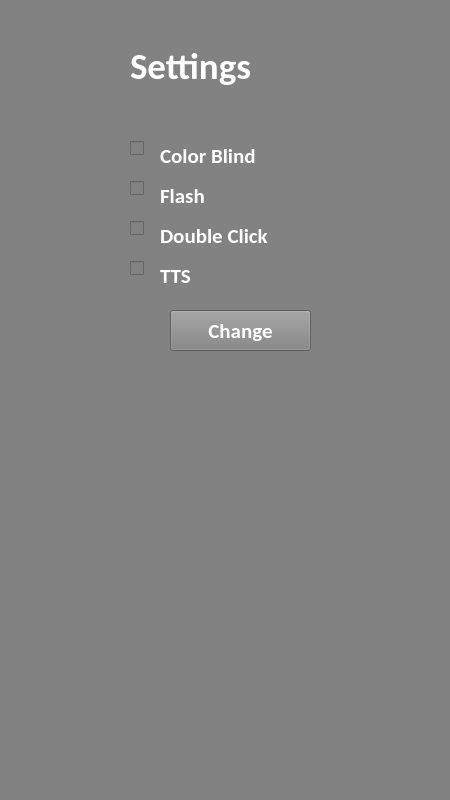
<?xml version="1.0" encoding="UTF-8"?>
<ui version="4.0">
 <class>MainWindow</class>
 <widget class="QMainWindow" name="MainWindow">
  <property name="geometry">
   <rect>
    <x>0</x>
    <y>0</y>
    <width>450</width>
    <height>800</height>
   </rect>
  </property>
  <property name="windowTitle">
   <string>MainWindow</string>
  </property>
  <property name="styleSheet">
   <string notr="true">background-color: rgb(130, 130, 130);;</string>
  </property>
  <widget class="QWidget" name="centralwidget">
   <widget class="QCheckBox" name="cbBox">
    <property name="geometry">
     <rect>
      <x>130</x>
      <y>140</y>
      <width>70</width>
      <height>17</height>
     </rect>
    </property>
    <property name="styleSheet">
     <string notr="true">color: white;
color: rgb(255, 255, 255);</string>
    </property>
    <property name="text">
     <string> </string>
    </property>
   </widget>
   <widget class="QCheckBox" name="flashBox">
    <property name="geometry">
     <rect>
      <x>130</x>
      <y>180</y>
      <width>70</width>
      <height>17</height>
     </rect>
    </property>
    <property name="styleSheet">
     <string>color: white;</string>
    </property>
    <property name="text">
     <string/>
    </property>
   </widget>
   <widget class="QCheckBox" name="doubleBox">
    <property name="geometry">
     <rect>
      <x>130</x>
      <y>220</y>
      <width>81</width>
      <height>17</height>
     </rect>
    </property>
    <property name="styleSheet">
     <string>color: white;</string>
    </property>
    <property name="text">
     <string/>
    </property>
   </widget>
   <widget class="QCheckBox" name="ttsBox">
    <property name="geometry">
     <rect>
      <x>130</x>
      <y>260</y>
      <width>221</width>
      <height>17</height>
     </rect>
    </property>
    <property name="styleSheet">
     <string>color: white;</string>
    </property>
    <property name="text">
     <string/>
    </property>
   </widget>
   <widget class="QPushButton" name="pushButton">
    <property name="geometry">
     <rect>
      <x>170</x>
      <y>310</y>
      <width>141</width>
      <height>41</height>
     </rect>
    </property>
    <property name="font">
     <font>
      <family>Calibri</family>
      <pointsize>16</pointsize>
      <bold>true</bold>
     </font>
    </property>
    <property name="styleSheet">
     <string notr="true">color: white;</string>
    </property>
    <property name="text">
     <string>Change</string>
    </property>
   </widget>
   <widget class="QLabel" name="labelOne">
    <property name="geometry">
     <rect>
      <x>160</x>
      <y>130</y>
      <width>221</width>
      <height>51</height>
     </rect>
    </property>
    <property name="font">
     <font>
      <family>Calibri</family>
      <pointsize>16</pointsize>
      <bold>true</bold>
     </font>
    </property>
    <property name="styleSheet">
     <string>color: white;</string>
    </property>
    <property name="text">
     <string>Color Blind</string>
    </property>
   </widget>
   <widget class="QLabel" name="labelTwo">
    <property name="geometry">
     <rect>
      <x>160</x>
      <y>170</y>
      <width>221</width>
      <height>51</height>
     </rect>
    </property>
    <property name="font">
     <font>
      <family>Calibri</family>
      <pointsize>16</pointsize>
      <bold>true</bold>
     </font>
    </property>
    <property name="styleSheet">
     <string>color: white;</string>
    </property>
    <property name="text">
     <string>Flash</string>
    </property>
   </widget>
   <widget class="QLabel" name="labelThree">
    <property name="geometry">
     <rect>
      <x>160</x>
      <y>210</y>
      <width>221</width>
      <height>51</height>
     </rect>
    </property>
    <property name="font">
     <font>
      <family>Calibri</family>
      <pointsize>16</pointsize>
      <bold>true</bold>
     </font>
    </property>
    <property name="styleSheet">
     <string>color: white;</string>
    </property>
    <property name="text">
     <string>Double Click</string>
    </property>
   </widget>
   <widget class="QLabel" name="labelFour">
    <property name="geometry">
     <rect>
      <x>160</x>
      <y>250</y>
      <width>221</width>
      <height>51</height>
     </rect>
    </property>
    <property name="font">
     <font>
      <family>Calibri</family>
      <pointsize>16</pointsize>
      <bold>true</bold>
     </font>
    </property>
    <property name="styleSheet">
     <string>color: white;</string>
    </property>
    <property name="text">
     <string>TTS</string>
    </property>
   </widget>
   <widget class="QLabel" name="settingsLabel">
    <property name="geometry">
     <rect>
      <x>130</x>
      <y>40</y>
      <width>221</width>
      <height>51</height>
     </rect>
    </property>
    <property name="font">
     <font>
      <family>Calibri</family>
      <pointsize>28</pointsize>
      <bold>true</bold>
     </font>
    </property>
    <property name="styleSheet">
     <string>color: white;</string>
    </property>
    <property name="text">
     <string>Settings</string>
    </property>
   </widget>
  </widget>
  <widget class="QMenuBar" name="menubar">
   <property name="geometry">
    <rect>
     <x>0</x>
     <y>0</y>
     <width>450</width>
     <height>24</height>
    </rect>
   </property>
  </widget>
  <widget class="QStatusBar" name="statusbar"/>
 </widget>
 <resources/>
 <connections/>
</ui>
